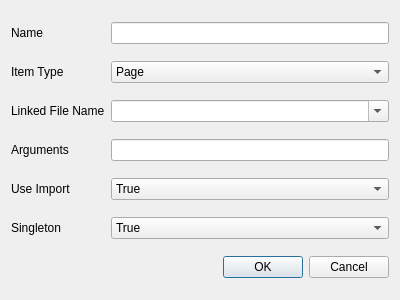
<?xml version="1.0" encoding="UTF-8"?>
<ui version="4.0">
 <class>Dialog</class>
 <widget class="QDialog" name="Dialog">
  <property name="geometry">
   <rect>
    <x>0</x>
    <y>0</y>
    <width>400</width>
    <height>300</height>
   </rect>
  </property>
  <property name="windowTitle">
   <string>Dialog</string>
  </property>
  <layout class="QGridLayout" name="gridLayout">
   <item row="0" column="0">
    <widget class="QLabel" name="label">
     <property name="text">
      <string>Name</string>
     </property>
    </widget>
   </item>
   <item row="0" column="1">
    <widget class="QLineEdit" name="lineEdit_dispName"/>
   </item>
   <item row="1" column="0">
    <widget class="QLabel" name="label_6">
     <property name="text">
      <string>Item Type</string>
     </property>
    </widget>
   </item>
   <item row="1" column="1">
    <widget class="QComboBox" name="comboBox_itemType">
     <item>
      <property name="text">
       <string>Page</string>
      </property>
     </item>
     <item>
      <property name="text">
       <string>App</string>
      </property>
     </item>
    </widget>
   </item>
   <item row="2" column="0">
    <widget class="QLabel" name="label_2">
     <property name="text">
      <string>Linked File Name</string>
     </property>
    </widget>
   </item>
   <item row="2" column="1">
    <widget class="QComboBox" name="comboBox_linkedFile">
     <property name="editable">
      <bool>true</bool>
     </property>
    </widget>
   </item>
   <item row="3" column="0">
    <widget class="QLabel" name="label_3">
     <property name="text">
      <string>Arguments</string>
     </property>
    </widget>
   </item>
   <item row="3" column="1">
    <widget class="QLineEdit" name="lineEdit_args"/>
   </item>
   <item row="4" column="0">
    <widget class="QLabel" name="label_4">
     <property name="text">
      <string>Use Import</string>
     </property>
    </widget>
   </item>
   <item row="4" column="1">
    <widget class="QComboBox" name="comboBox_useImport">
     <item>
      <property name="text">
       <string>True</string>
      </property>
     </item>
     <item>
      <property name="text">
       <string>False</string>
      </property>
     </item>
    </widget>
   </item>
   <item row="5" column="0">
    <widget class="QLabel" name="label_5">
     <property name="text">
      <string>Singleton</string>
     </property>
    </widget>
   </item>
   <item row="5" column="1">
    <widget class="QComboBox" name="comboBox_singleton">
     <item>
      <property name="text">
       <string>True</string>
      </property>
     </item>
     <item>
      <property name="text">
       <string>False</string>
      </property>
     </item>
    </widget>
   </item>
   <item row="6" column="0" colspan="2">
    <widget class="QDialogButtonBox" name="buttonBox">
     <property name="orientation">
      <enum>Qt::Horizontal</enum>
     </property>
     <property name="standardButtons">
      <set>QDialogButtonBox::Cancel|QDialogButtonBox::Ok</set>
     </property>
    </widget>
   </item>
  </layout>
 </widget>
 <resources/>
 <connections>
  <connection>
   <sender>buttonBox</sender>
   <signal>accepted()</signal>
   <receiver>Dialog</receiver>
   <slot>accept()</slot>
   <hints>
    <hint type="sourcelabel">
     <x>248</x>
     <y>254</y>
    </hint>
    <hint type="destinationlabel">
     <x>157</x>
     <y>274</y>
    </hint>
   </hints>
  </connection>
  <connection>
   <sender>buttonBox</sender>
   <signal>rejected()</signal>
   <receiver>Dialog</receiver>
   <slot>reject()</slot>
   <hints>
    <hint type="sourcelabel">
     <x>316</x>
     <y>260</y>
    </hint>
    <hint type="destinationlabel">
     <x>286</x>
     <y>274</y>
    </hint>
   </hints>
  </connection>
 </connections>
</ui>
